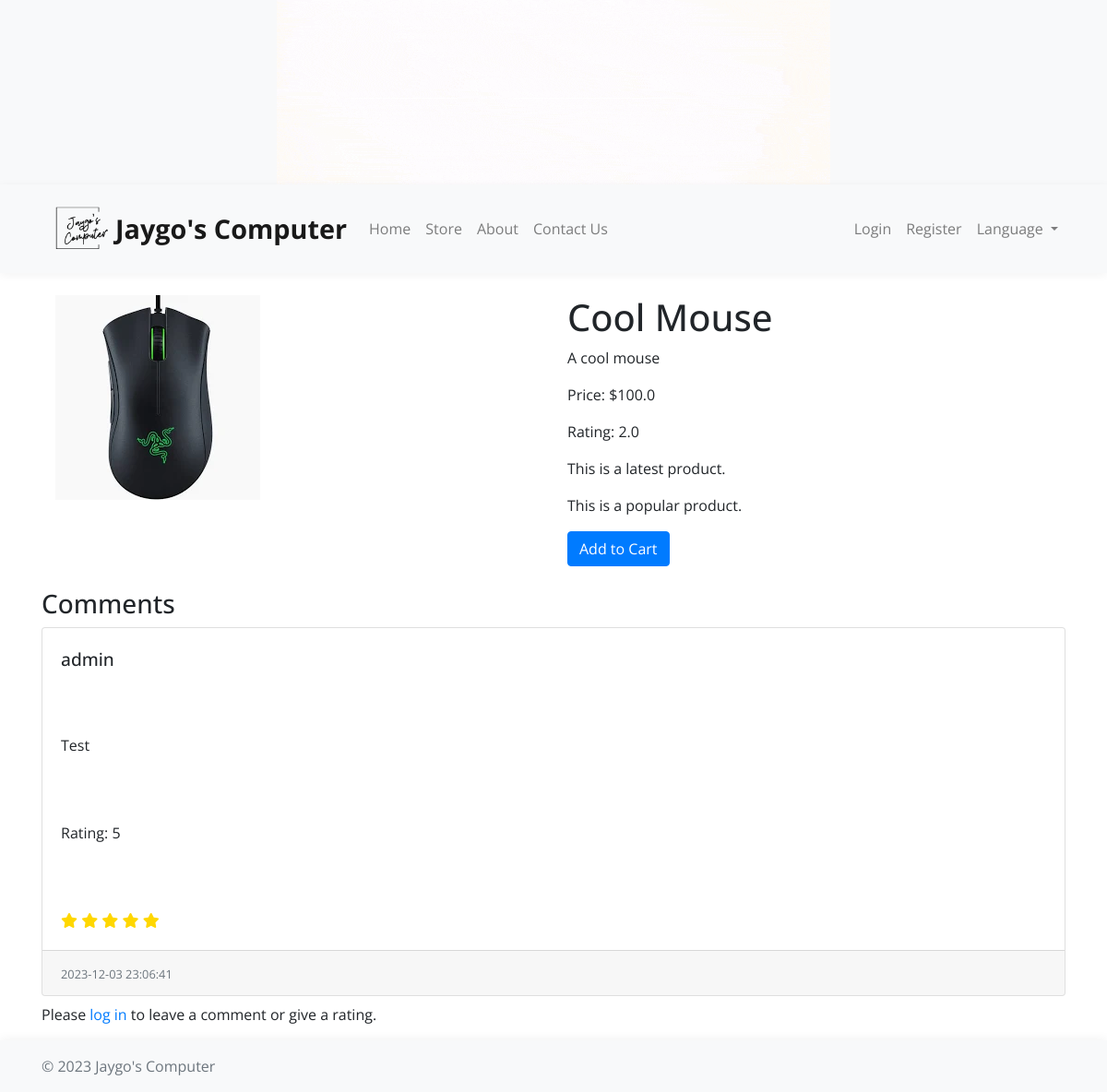
Page /product/1 on the committed database.
### app.py (models this page shows)
class Product(db.Model):
    id = db.Column(db.Integer, primary_key=True)
    name = db.Column(db.String(100), nullable=False)
    price = db.Column(db.Float, nullable=False)
    rating = db.Column(db.Float, nullable=False, default=0.0)
    num_ratings = db.Column(db.Integer, nullable=False, default=0)
    image_path = db.Column(db.String(255), nullable=True)
    description = db.Column(db.Text)
    latest_product = db.Column(db.Boolean, default=False)
    popular_product = db.Column(db.Boolean, default=False)
    comments = db.relationship('Comment', backref='product', lazy=True)
    category = db.Column(db.String(100), nullable=False)

class Comment(db.Model):
    id = db.Column(db.Integer, primary_key=True)
    username = db.Column(db.String(20), nullable=False)
    product_id = db.Column(db.Integer, db.ForeignKey('product.id'), nullable=False)
    comment = db.Column(db.Text, nullable=False)
    rating = db.Column(db.Integer, nullable=False)
    date = db.Column(db.DateTime, nullable=False, default=datetime.utcnow)

### app.py (the view, shortened to what this page needs)
@app.route('/product/<int:product_id>', methods=['GET', 'POST'])
def view_product(product_id):
    product = Product.query.get_or_404(product_id)
    form = CommentForm()
    existing_comment = None
    user_commented = False
    user_rated = False
    return render_template('product.html', product=product, form=form, user_commented=user_commented, user_rated=user_rated)

### app.py (called while the page is built)
@app.context_processor
def inject_username():
    if current_user.is_authenticated:
        return {'username': current_user.username}
    else:
        return {'username': None}

### templates/product.html (shortened to what this page needs)
{% extends 'base.html' %}
{% block content %}
<div class="container">
  <div class="row">
    <div class="col-md-6">
      <img src="{{ url_for('static', filename=product.image_path) }}" alt="Product Image" class="img-fluid">
    </div>
    <div class="col-md-6">
      <h1>{{ product.name }}</h1>
      <p>{{ product.description }}</p>
      <p>Price: ${{ product.price }}</p>
      <p>Rating: {{ product.rating|round }}</p>
      {% if product.latest_product %}
      <p>This is a latest product.</p>
      {% endif %}
      {% if product.popular_product %}
      <p>This is a popular product.</p>
      {% endif %}
      <a href="{{ url_for('add_to_cart', product_id=product.id) }}" class="btn btn-primary">Add to Cart</a>
    </div>
  </div>
</div>
<div class="row mt-4">
  <div class="col-md-12">
    <h3>Comments</h3>
    {% for comment in product.comments %}
    <div class="card mb-2">
      <div class="card-body">
        <h5 class="card-title">{{ comment.username }}</h5>
        <p class="card-text">{{ comment.comment }}</p>
        <p class="card-text">Rating: {{ comment.rating }}</p>
        <div class="rating">
          {% set comment_rating = comment.rating|default(0) %}
          {% set comment_rating = comment_rating|int %}
          {% for i in range(5) %}
          {% if i < comment_rating %} <span class="fa fa-star checked"></span>
            {% else %}
            <span class="fa fa-star"></span>
            {% endif %}
            {% endfor %}
        </div>
      </div>
      <div class="card-footer">
        <small class="text-muted">{{ comment.date }}</small>
      </div>
    </div>
    {% endfor %}
    {% if current_user.is_authenticated %}
    {% if not user_commented and not user_rated %}
    <div class="card mt-4">
      <div class="card-body">
        <h5 class="card-title">Leave a Comment and Give a Rating</h5>
        <form action="{{ url_for('view_product', product_id=product.id) }}" method="POST">
          {{ form.hidden_tag() }}
          <div class="form-group">
            {{ form.comment(class="form-control") }}
          </div>
          <div class="form-group">
            <label for="rating">Rating:</label>
            <div class="rating">
              {% set rating_value = form.rating.data|default(0) %}
              {% set rating_value = rating_value|int %}
              {% for i in range(1, 6) %}
              <div class="star-container">
                <input type="radio" name="rating" value="{{ i }}" id="star{{ i }}" class="rating-checkbox" {% if
                  rating_value==i %}checked{% endif %} />
                <label for="star{{ i }}"><span
                    class="fa fa-star {% if i <= rating_value %}checked{% endif %}"></span></label>
              </div>
              {% endfor %}
            </div>
          </div>
          <button type="submit" class="btn btn-primary">Submit Comment and Rating</button>
        </form>
      </div>
    </div>
    {% endif %}
    {% else %}
     <p>Please <a href="{{ url_for('login') }}">log in</a> to leave a comment or give a rating.</p>
    {% endif %}
  </div>
</div>
{% endblock %}

### templates/styles.css (style rules this page uses)
.card { height: 400px; display: flex; flex-direction: column; justify-content: space-between; margin-bottom: 20px; }
.card-body { flex-grow: 1; display: flex; flex-direction: column; justify-content: space-between; }
.card-title { font-size: 1.2rem; line-height: 1.5; }
body { font-family: 'Open Sans', sans-serif; }

### templates/product.html (style rules this page uses)
.fa-star { color: grey; }
.fa-star.checked { color: gold; }

### rows in the picture
Product: image_path (picture), name "Cool Mouse", description "A cool mouse", price "100.0", rating "2.0"
Comment: username "admin", comment "Test", rating "5", date "2023-12-03 23:06:41"

### other values in the picture
{{ ('Jaygo\'s Computer') }} "Jaygo's Computer"
{{ ('Home') }} "Home"
{{ ('Store') }} "Store"
{{ ('About') }} "About"
{{ ('Contact Us') }} "Contact Us"
{{ ('Login') }} "Login"
{{ ('Register') }} "Register"
{{ ('Language') }} "Language"
